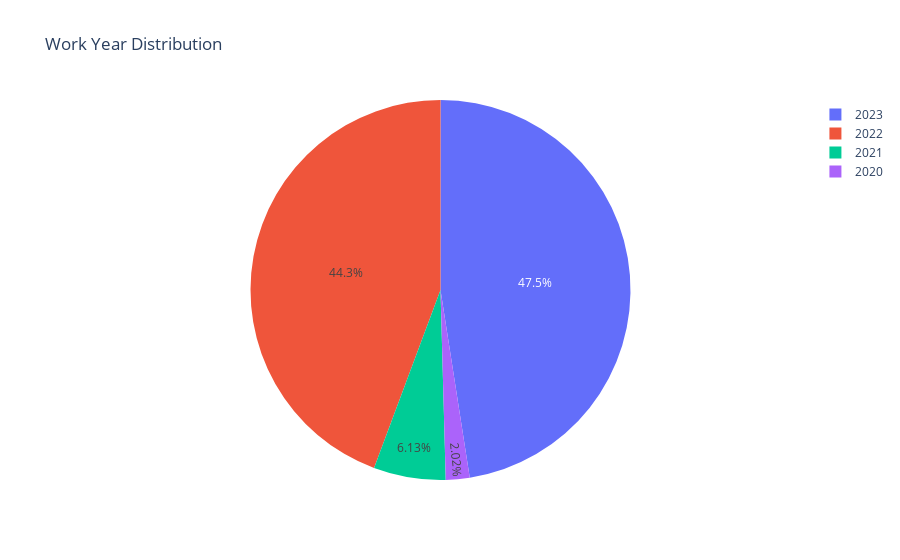

Notebook code for this chart:
### Markdown cell above
**WORK YEARS**

### Code cell
fig = px.pie(values = data['work_year'].value_counts().values, names = data['work_year'].value_counts().index,
      title = 'Work Year Distribution')
fig.show()

### Figure 1 — Plotly figure (JSON) as saved in the notebook; plotly's stock layout.template omitted (floating-point values rounded to 4 significant figures)
{"data": [{"domain": {"x": [0, 1], "y": [0, 1]}, "hovertemplate": "label=%{label}<br>value=%{value}<extra></extra>", "labels": [2023, 2022, 2021, 2020], "legendgroup": "", "name": "", "showlegend": true, "type": "pie", "values": [1785, 1664, 230, 76]}], "layout": {"legend": {"tracegroupgap": 0}, "title": {"text": "Work Year Distribution"}}}
